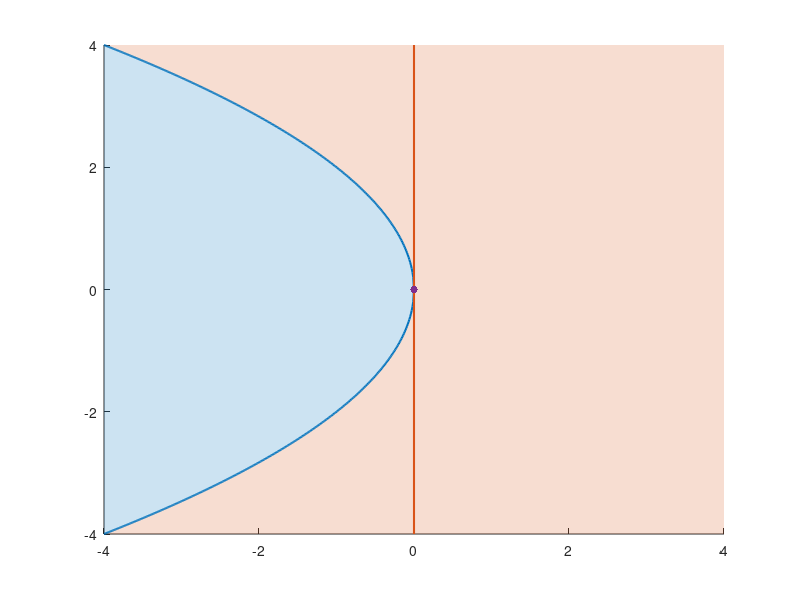

MATLAB code to generate this figure: (Note: this script raises an error after producing the figure.)
clear
blue = [0 0.4470 0.7410];
orange = [0.8500 0.3250 0.0980];
% yellow = [0.9290 0.6940 0.1250];
purple = [0.4940 0.1840 0.5560];


r = -4:0.01:0;
a1 = -sqrt(-4.*r);
a2 = sqrt(-4.*r);

figure
hold on

mono = fill([r,flip(r)],[a1,flip(a2)],blue,'EdgeColor','none','FaceAlpha',0.2);
bis = fill([r,flip(r),4,4],[a1,flip(a2),4,-4],orange,'EdgeColor','none','FaceAlpha',0.2);
plot([r,flip(r)],[a1,flip(a2)],'Color',blue,'LineWidth',1.5);
plot([0 0],[-4 4],'Color',orange,'LineWidth',1.5);
scatter(0,0,30,purple,'filled')

legend({'monostable','bistable','saddle point','transcritical','supercritical'},Location="southeast")

daspect([1 1 1])
xlim([-4 4])
ylim([-4 4])
set(gca,'XAxisLocation','origin')
set(gca,'YAxisLocation','origin')


xlabel('r')
ylabel('a')
title('r-a bifurcation plot')

grid on
